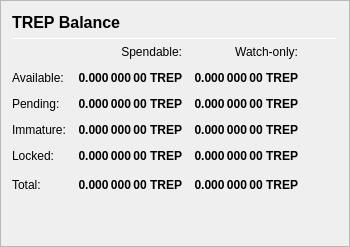
                   <widget class="QFrame" name="frame_Balances">
                    <property name="frameShape">
                     <enum>QFrame::StyledPanel</enum>
                    </property>
                    <property name="frameShadow">
                     <enum>QFrame::Raised</enum>
                    </property>
                    <layout class="QVBoxLayout" name="verticalLayout_4">
                     <item>
                      <layout class="QHBoxLayout" name="horizontalLayout_4">
                       <item>
                        <widget class="QLabel" name="label_5">
                         <property name="minimumSize">
                          <size>
                           <width>0</width>
                           <height>20</height>
                          </size>
                         </property>
                         <property name="font">
                          <font>
                           <pointsize>12</pointsize>
                           <weight>75</weight>
                           <bold>true</bold>
                          </font>
                         </property>
                         <property name="text">
                          <string>TREP Balance</string>
                         </property>
                        </widget>
                       </item>
                       <!-- <item>
                        <widget class="QLabel" name="labelTREPPercent">
                         <property name="text">
                          <string notr="true">0 %</string>
                         </property>
                        </widget>
                       </item> -->
                       <item>
                        <spacer name="horizontalSpacer_3">
                         <property name="orientation">
                          <enum>Qt::Horizontal</enum>
                         </property>
                         <property name="sizeHint" stdset="0">
                          <size>
                           <width>40</width>
                           <height>20</height>
                          </size>
                         </property>
                        </spacer>
                       </item>
                      </layout>
                     </item>
                     <item>
                      <widget class="Line" name="line_Balance">
                       <property name="minimumSize">
                        <size>
                         <width>0</width>
                         <height>1</height>
                        </size>
                       </property>
                       <property name="maximumSize">
                        <size>
                         <width>16777215</width>
                         <height>1</height>
                        </size>
                       </property>
                       <property name="orientation">
                        <enum>Qt::Horizontal</enum>
                       </property>
                      </widget>
                     </item>
                     <item>
                      <layout class="QGridLayout" name="gridLayout">
                       <property name="spacing">
                        <number>12</number>
                       </property>
                       <item row="0" column="1">
                        <widget class="QLabel" name="labelSpendable">
                         <property name="text">
                          <string>Spendable:</string>
                         </property>
                         <property name="alignment">
                          <set>Qt::AlignRight|Qt::AlignTrailing|Qt::AlignVCenter</set>
                         </property>
                        </widget>
                       </item>
                       <item row="0" column="2">
                        <widget class="QLabel" name="labelWatchonly">
                         <property name="text">
                          <string>Watch-only:</string>
                         </property>
                         <property name="alignment">
                          <set>Qt::AlignRight|Qt::AlignTrailing|Qt::AlignVCenter</set>
                         </property>
                        </widget>
                       </item>
                       <item row="1" column="0">
                        <widget class="QLabel" name="labelBalanceText">
                         <property name="text">
                          <string>Available:</string>
                         </property>
                        </widget>
                       </item>
                       <item row="1" column="1">
                        <widget class="QLabel" name="labelBalance">
                         <property name="font">
                          <font>
                           <weight>75</weight>
                           <bold>true</bold>
                          </font>
                         </property>
                         <property name="cursor">
                          <cursorShape>IBeamCursor</cursorShape>
                         </property>
                         <property name="toolTip">
                          <string>Your current spendable balance</string>
                         </property>
                         <property name="text">
                          <string notr="true">0.000 000 00 TREP</string>
                         </property>
                         <property name="alignment">
                          <set>Qt::AlignRight|Qt::AlignTrailing|Qt::AlignVCenter</set>
                         </property>
                         <property name="textInteractionFlags">
                          <set>Qt::LinksAccessibleByMouse|Qt::TextSelectableByKeyboard|Qt::TextSelectableByMouse</set>
                         </property>
                        </widget>
                       </item>
                       <item row="1" column="2">
                        <widget class="QLabel" name="labelWatchAvailable">
                         <property name="font">
                          <font>
                           <weight>75</weight>
                           <bold>true</bold>
                          </font>
                         </property>
                         <property name="cursor">
                          <cursorShape>IBeamCursor</cursorShape>
                         </property>
                         <property name="toolTip">
                          <string>Your current balance in watch-only addresses</string>
                         </property>
                         <property name="text">
                          <string notr="true">0.000 000 00 TREP</string>
                         </property>
                         <property name="alignment">
                          <set>Qt::AlignRight|Qt::AlignTrailing|Qt::AlignVCenter</set>
                         </property>
                         <property name="textInteractionFlags">
                          <set>Qt::LinksAccessibleByMouse|Qt::TextSelectableByKeyboard|Qt::TextSelectableByMouse</set>
                         </property>
                        </widget>
                       </item>
                       <item row="2" column="0">
                        <widget class="QLabel" name="labelPendingText">
                         <property name="text">
                          <string>Pending:</string>
                         </property>
                        </widget>
                       </item>
                       <item row="2" column="1">
                        <widget class="QLabel" name="labelUnconfirmed">
                         <property name="font">
                          <font>
                           <weight>75</weight>
                           <bold>true</bold>
                          </font>
                         </property>
                         <property name="cursor">
                          <cursorShape>IBeamCursor</cursorShape>
                         </property>
                         <property name="toolTip">
                          <string>Total of transactions that have yet to be confirmed, and do not yet count toward the spendable balance</string>
                         </property>
                         <property name="text">
                          <string notr="true">0.000 000 00 TREP</string>
                         </property>
                         <property name="alignment">
                          <set>Qt::AlignRight|Qt::AlignTrailing|Qt::AlignVCenter</set>
                         </property>
                         <property name="textInteractionFlags">
                          <set>Qt::LinksAccessibleByMouse|Qt::TextSelectableByKeyboard|Qt::TextSelectableByMouse</set>
                         </property>
                        </widget>
                       </item>
                       <item row="2" column="2">
                        <widget class="QLabel" name="labelWatchPending">
                         <property name="font">
                          <font>
                           <weight>75</weight>
                           <bold>true</bold>
                          </font>
                         </property>
                         <property name="cursor">
                          <cursorShape>IBeamCursor</cursorShape>
                         </property>
                         <property name="toolTip">
                          <string>Unconfirmed transactions to watch-only addresses</string>
                         </property>
                         <property name="text">
                          <string notr="true">0.000 000 00 TREP</string>
                         </property>
                         <property name="alignment">
                          <set>Qt::AlignRight|Qt::AlignTrailing|Qt::AlignVCenter</set>
                         </property>
                         <property name="textInteractionFlags">
                          <set>Qt::LinksAccessibleByMouse|Qt::TextSelectableByKeyboard|Qt::TextSelectableByMouse</set>
                         </property>
                        </widget>
                       </item>
                       <item row="3" column="0">
                        <widget class="QLabel" name="labelImmatureText">
                         <property name="text">
                          <string>Immature:</string>
                         </property>
                        </widget>
                       </item>
                       <item row="3" column="1">
                        <widget class="QLabel" name="labelImmature">
                         <property name="font">
                          <font>
                           <weight>75</weight>
                           <bold>true</bold>
                          </font>
                         </property>
                         <property name="cursor">
                          <cursorShape>IBeamCursor</cursorShape>
                         </property>
                         <property name="toolTip">
                          <string>Staked or masternode rewards that has not yet matured</string>
                         </property>
                         <property name="text">
                          <string notr="true">0.000 000 00 TREP</string>
                         </property>
                         <property name="alignment">
                          <set>Qt::AlignRight|Qt::AlignTrailing|Qt::AlignVCenter</set>
                         </property>
                         <property name="textInteractionFlags">
                          <set>Qt::LinksAccessibleByMouse|Qt::TextSelectableByKeyboard|Qt::TextSelectableByMouse</set>
                         </property>
                        </widget>
                       </item>
                       <item row="3" column="2">
                        <widget class="QLabel" name="labelWatchImmature">
                         <property name="font">
                          <font>
                           <weight>75</weight>
                           <bold>true</bold>
                          </font>
                         </property>
                         <property name="cursor">
                          <cursorShape>IBeamCursor</cursorShape>
                         </property>
                         <property name="toolTip">
                          <string>Staked or masternode rewards in watch-only addresses that has not yet matured</string>
                         </property>
                         <property name="text">
                          <string notr="true">0.000 000 00 TREP</string>
                         </property>
                         <property name="alignment">
                          <set>Qt::AlignRight|Qt::AlignTrailing|Qt::AlignVCenter</set>
                         </property>
                         <property name="textInteractionFlags">
                          <set>Qt::LinksAccessibleByMouse|Qt::TextSelectableByKeyboard|Qt::TextSelectableByMouse</set>
                         </property>
                        </widget>
                       </item>
                       <item row="4" column="0">
                        <widget class="QLabel" name="labelLockedBalanceText">
                         <property name="toolTip">
                          <string>Locked TREP or Masternode collaterals. These are excluded from zTREP minting.</string>
                         </property>
                         <property name="text">
                          <string>Locked:</string>
                         </property>
                        </widget>
                       </item>
                       <item row="4" column="1">
                        <widget class="QLabel" name="labelLockedBalance">
                         <property name="font">
                          <font>
                           <weight>75</weight>
                           <bold>true</bold>
                          </font>
                         </property>
                         <property name="cursor">
                          <cursorShape>IBeamCursor</cursorShape>
                         </property>
                         <property name="toolTip">
                          <string>Locked TREP or Masternode collaterals. These are excluded from zTREP minting.</string>
                         </property>
                         <property name="text">
                          <string notr="true">0.000 000 00 TREP</string>
                         </property>
                         <property name="alignment">
                          <set>Qt::AlignRight|Qt::AlignTrailing|Qt::AlignVCenter</set>
                         </property>
                         <property name="textInteractionFlags">
                          <set>Qt::LinksAccessibleByMouse|Qt::TextSelectableByKeyboard|Qt::TextSelectableByMouse</set>
                         </property>
                        </widget>
                       </item>
                       <item row="4" column="2">
                        <widget class="QLabel" name="labelWatchLocked">
                         <property name="font">
                          <font>
                           <weight>75</weight>
                           <bold>true</bold>
                          </font>
                         </property>
                         <property name="cursor">
                          <cursorShape>IBeamCursor</cursorShape>
                         </property>
                         <property name="toolTip">
                          <string>Current locked balance in watch-only addresses</string>
                         </property>
                         <property name="text">
                          <string notr="true">0.000 000 00 TREP</string>
                         </property>
                         <property name="alignment">
                          <set>Qt::AlignRight|Qt::AlignTrailing|Qt::AlignVCenter</set>
                         </property>
                         <property name="textInteractionFlags">
                          <set>Qt::LinksAccessibleByMouse|Qt::TextSelectableByKeyboard|Qt::TextSelectableByMouse</set>
                         </property>
                        </widget>
                       </item>
                       <item row="5" column="0">
                        <widget class="QLabel" name="labelTotalText">
                         <property name="text">
                          <string>Total:</string>
                         </property>
                         <property name="toolTip">
                          <string>Your current Trepco balance, unconfirmed and immature transactions included</string>
                         </property>
                        </widget>
                       </item>
                       <item row="5" column="1">
                        <widget class="QLabel" name="labelTotal">
                         <property name="font">
                          <font>
                           <weight>75</weight>
                           <bold>true</bold>
                          </font>
                         </property>
                         <property name="cursor">
                          <cursorShape>IBeamCursor</cursorShape>
                         </property>
                         <property name="toolTip">
                          <string>Your current Trepco balance, unconfirmed and immature transactions included</string>
                         </property>
                         <property name="text">
                          <string notr="true">0.000 000 00 TREP</string>
                         </property>
                         <property name="alignment">
                          <set>Qt::AlignRight|Qt::AlignTrailing|Qt::AlignVCenter</set>
                         </property>
                         <property name="textInteractionFlags">
                          <set>Qt::LinksAccessibleByMouse|Qt::TextSelectableByKeyboard|Qt::TextSelectableByMouse</set>
                         </property>
                        </widget>
                       </item>
                       <item row="5" column="2">
                        <widget class="QLabel" name="labelWatchTotal">
                         <property name="font">
                          <font>
                           <weight>75</weight>
                           <bold>true</bold>
                          </font>
                         </property>
                         <property name="cursor">
                          <cursorShape>IBeamCursor</cursorShape>
                         </property>
                         <property name="toolTip">
                          <string>Current total balance in watch-only addresses</string>
                         </property>
                         <property name="text">
                          <string notr="true">0.000 000 00 TREP</string>
                         </property>
                         <property name="alignment">
                          <set>Qt::AlignRight|Qt::AlignTrailing|Qt::AlignVCenter</set>
                         </property>
                         <property name="textInteractionFlags">
                          <set>Qt::LinksAccessibleByMouse|Qt::TextSelectableByKeyboard|Qt::TextSelectableByMouse</set>
                         </property>
                        </widget>
                       </item>
                       <item row="5" column="3">
                        <spacer name="horizontalSpacer_9">
                         <property name="orientation">
                          <enum>Qt::Horizontal</enum>
                         </property>
                         <property name="sizeHint" stdset="0">
                          <size>
                           <width>40</width>
                           <height>20</height>
                          </size>
                         </property>
                        </spacer>
                       </item>
                      </layout>
                     </item>
                     <item>
                      <spacer name="verticalSpacer_3">
                       <property name="orientation">
                        <enum>Qt::Vertical</enum>
                       </property>
                       <property name="sizeHint" stdset="0">
                        <size>
                         <width>20</width>
                         <height>40</height>
                        </size>
                       </property>
                      </spacer>
                     </item>
                    </layout>
                   </widget>
